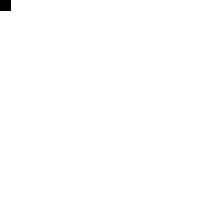
Frame 1 (no input)
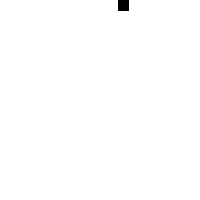
Frame 60 (the mouse pressed at the canvas centre just before this capture)
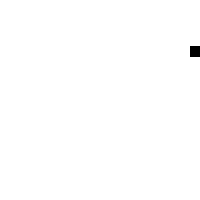
Frame 120 (the mouse held since frame 60 and released just before this capture)

The Processing sketch that drew these frames (run headless with seeded random() and noise(); from frame 60 on, the mouse is pressed at the canvas centre):

// Processing sketch: rectcornermove
// ── rectcornermove.pde
int x = 0;
int y = 0;
int speed = 2;
int path = 1;

void setup() {
  size(200,200);
  smooth();
}

void draw() {
  background(255);
  fill(0);
  rect(x, y, 10, 10);
  
  
  
  ///////////////////////////////////////////////
  
  if (path == 1) {
    x = x + speed;
    
  }
  if (x > 190) {
    x = 190;
    path = 2;
    
  }
  
  
  else if (path == 2) {
     y = y + speed;
   
   
  }
  if (y > 190) {
     y = 190;
     path = 3;
  }
  else if (path == 3) {
        x = x - speed;
  }
  if (x < 0) {
    x = 0;
    path = 4;

}   
  else if (path == 4) {
        y = y - speed;
  }
  if (x == 0 && y == 0) {
  x = 0;
  path = 1;
}
}
